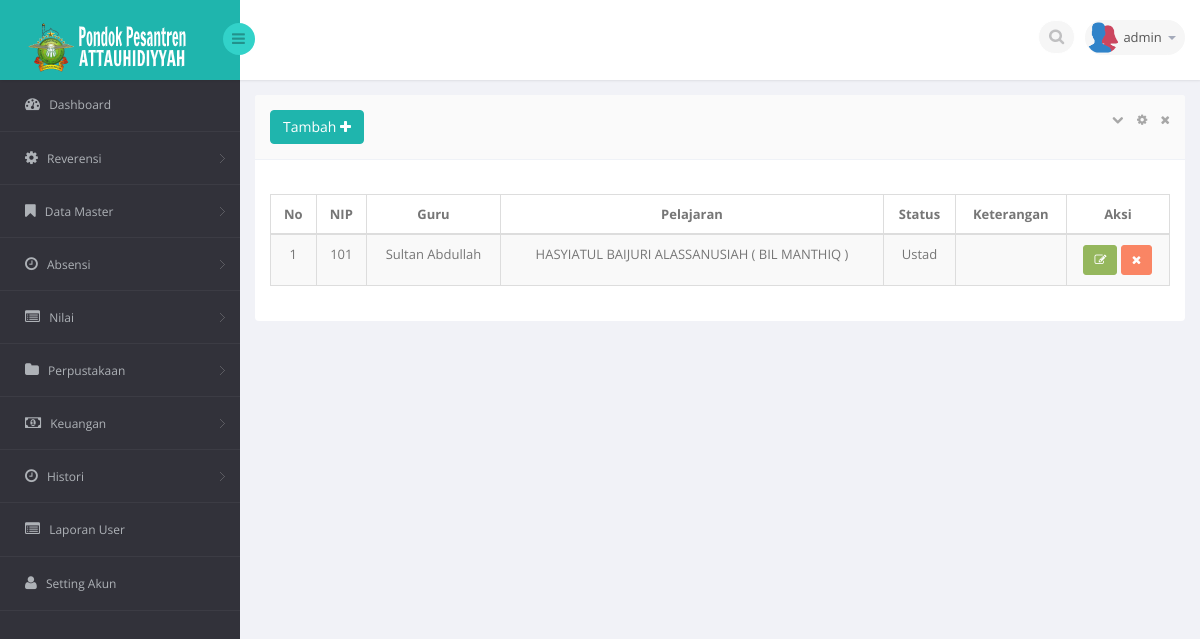
The app's page /med.php?mod=guru (signed in) with its own data.
### tables this page shows
CREATE TABLE IF NOT EXISTS `user` (
`id` int(11) NOT NULL,
  `id_user` varchar(50) NOT NULL,
  `id_sekolah` int(11) NOT NULL,
  `nama` varchar(45) NOT NULL,
  `username` varchar(20) NOT NULL,
  `password` varchar(50) NOT NULL,
  `level` varchar(20) NOT NULL,
  `last_login` datetime NOT NULL,
  `akses_master` text NOT NULL
);

CREATE TABLE IF NOT EXISTS `guru` (
`id` int(10) unsigned NOT NULL,
  `nip` varchar(30) NOT NULL,
  `idpelajaran` int(10) unsigned NOT NULL,
  `statusguru` varchar(50) NOT NULL,
  `keterangan` varchar(255) DEFAULT NULL
);

CREATE TABLE IF NOT EXISTS `pegawai` (
`id` int(10) unsigned NOT NULL,
  `nip` varchar(30) NOT NULL,
  `nrp` varchar(30) DEFAULT NULL,
  `nuptk` varchar(30) DEFAULT NULL,
  `nama` varchar(100) NOT NULL,
  `panggilan` varchar(50) DEFAULT NULL,
  `gelarawal` varchar(45) DEFAULT NULL,
  `gelarakhir` varchar(45) DEFAULT NULL,
  `tmplahir` varchar(50) DEFAULT NULL,
  `tgllahir` date DEFAULT NULL,
  `agama` varchar(50) DEFAULT NULL,
  `noid` varchar(50) DEFAULT NULL,
  `alamat` varchar(255) DEFAULT NULL,
  `handphone` varchar(20) DEFAULT NULL,
  `email` varchar(50) DEFAULT NULL,
  `foto` blob,
  `bagian` varchar(50) NOT NULL,
  `nikah` varchar(50) NOT NULL,
  `keterangan` varchar(200) DEFAULT NULL,
  `kelamin` varchar(50) NOT NULL,
  `pinpegawai` varchar(100) DEFAULT NULL,
  `mulaikerja` date DEFAULT NULL,
  `status` varchar(45) DEFAULT NULL,
  `ketnonaktif` varchar(45) DEFAULT NULL,
  `pensiun` date DEFAULT NULL,
  `doaudit` tinyint(1) DEFAULT '0'
);

CREATE TABLE IF NOT EXISTS `pelajaran` (
`id` int(10) unsigned NOT NULL,
  `kode` varchar(20) NOT NULL,
  `nama` varchar(50) NOT NULL,
  `sifat` varchar(20) NOT NULL,
  `KKM` varchar(20) NOT NULL
);

CREATE TABLE IF NOT EXISTS `statusguru` (
`id` int(10) unsigned NOT NULL,
  `status` varchar(50) NOT NULL,
  `keterangan` varchar(255) DEFAULT NULL
);

### session.php (called while the page is built, shortened)
<?php
	include"lib/conn.php";
	$level_check = $_SESSION['level'];
	$user_check = $_SESSION['login_user'];
	if ($level_check=='siswa') {
			$ses_sql=mysqli_query($conn,"select panggilan from siswa where nis = '$user_check'");
		$row = mysqli_fetch_assoc($ses_sql);
		$login_session = $row['panggilan'];
		if(!isset($login_session)){
			mysqli_close($conn);
			header('location: login.php');
		}
	}else{
		$ses_sql=mysqli_query($conn,"select *from user where username = '$user_check'");
		$row = mysqli_fetch_assoc($ses_sql);
		$login_session = $row['username'];
	}
?>

### mod/data_master/guru/guru.php (the view, shortened to what this page needs)
<?php
	if(isset($_SESSION['guru']) AND $_SESSION['guru'] <> 'TRUE')
	{
		?>
		  <div class="alert alert-danger alert-dismissible" id="succsess-alert">
	        <button type="button" class="close" data-dismiss="alert" aria-hidden="true">&times;</button>
	        <h4><i class="icon fa fa-ban"></i> Alert!</h4>
	        Dilarang mengakses file ini.
	      </div>
		<?php
	}
	else{
	$linkaksi = 'med.php?mod=guru';
	if(isset($_GET['act']))
	{
		$act = $_GET['act'];
		$linkaksi .= '&act='.$act;
	}
	else
	{
		$act = '';
	}
	$aksi = 'mod/data_master/guru/act_guru.php';
	?>
	<?php
	switch ($act) {
			?>
			<?php
		default :
			?>
		        <div class="row">
		            <div class="clearfix">
		            <div class="col-sm-12">
		                <section class="panel">
		                    <header class="panel-heading">
		                        <?php if($_SESSION['level']=='admin'){?>
		                        	<a href="med.php?mod=guru&act=form">
									<button class="btn btn-primary">
										Tambah <i class="fa fa-plus"></i>
									</button>
									</a>
								<?php }?>
		                        <span class="tools pull-right">
		                            <a href="javascript:;" class="fa fa-chevron-down"></a>
		                            <a href="javascript:;" class="fa fa-cog"></a>
		                            <a href="javascript:;" class="fa fa-times"></a>
		                         </span>
		                    </header>
		                    <div class="panel-body">
		                        <div class="adv-table editable-table table-responsive">
		                            <div class="clearfix">
		                            </div>
		                            <table class="table table-striped table-hover table-bordered" id="example">
		                                <thead>
		                                <tr>
											<th class="text-center">No</th>
											<th class="text-center">NIP</th>
											<th class="text-center">Guru</th>
		                                    <th class="text-center">Pelajaran</th>
											<th class="text-center">Status</th>
											<th class="text-center">Keterangan</th>
											<?php if($_SESSION['level']=='admin' ){?>
		                                    <th class="text-center">Aksi</th>
											<?php }?>
										</tr>
		                                </thead>
		                                <tbody>
		                                <?php
											$query = "SELECT a.`id`, a.`nip`, a.`idpelajaran`, a.`statusguru`, a.`keterangan`, b.`nama` as guru, c.`nama` as pelajaran, d.`status`
												FROM `guru` as a
												JOIN `pegawai` as b on a.nip = b.nip
												JOIN `pelajaran` as c on a.`idpelajaran` = c.`id`
												JOIN `statusguru` as d on d.`id` = a.`statusguru`";
											$sql_kul = mysqli_query($conn,$query);
											$i=1;
											while ($m = mysqli_fetch_assoc($sql_kul)) {
										?>
		                                <tr class="">
		                                    <td align="center"><?php echo $i ?></td>
		                                    <td align="center"><?php echo $m['nip']?></td>
		                                    <td align="center"><?php echo $m['guru']?></td>
		                                    <td align="center"><?php echo $m['pelajaran']?></td>
		                                    <td align="center"><?php echo $m['status']?></td>
		                                    <td ><?php echo $m['keterangan']?></td>
											<td align="center">
		                                    <?php if($_SESSION['level']=='admin' ){?>
		                                        <a href="med.php?mod=guru&act=form&id=<?php echo $m['id'] ?>" ><button class="btn btn-success btn-sm"><i class="fa fa-edit"></i></button> </a>
												<a href="<?php echo $aksi ?>?mod=guru&act=hapus&id=<?php echo $m['id'] ?>" onclick="return myFunction();"><button class="btn btn-danger btn-sm"><i class="fa fa-times"></i></button> </a>
											</td>
											 <?php }?>
		                                </tr>
		                                <?php
		 									 $i++;
		 								 }
		 								?>
		                                </tbody>
		                            </table>
		                        </div>
		                    </div>
		                </section>
		            </div>
		        </div>
			<?php
		break;
	}
	}
?>

### med.php (shortened to what this page needs)
<?php
    include"session.php";
?>
<!DOCTYPE html>
<html lang="en">
<head>
    <link href="bs3/css/bootstrap.min.css" rel="stylesheet">
    <link href="css/bootstrap-reset.css" rel="stylesheet">
    <link href="font-awesome/css/font-awesome.css" rel="stylesheet" />
    <link rel="stylesheet" href="css/bootstrap-switch.css" />
    <link rel="stylesheet" type="text/css" href="js/bootstrap-fileupload/bootstrap-fileupload.css" />
    <link rel="stylesheet" type="text/css" href="js/bootstrap-wysihtml5/bootstrap-wysihtml5.css" />
    <link rel="stylesheet" type="text/css" href="js/bootstrap-datepicker/css/datepicker.css" />
    <link rel="stylesheet" type="text/css" href="js/bootstrap-colorpicker/css/colorpicker.css" />
    <link rel="stylesheet" type="text/css" href="js/bootstrap-daterangepicker/daterangepicker-bs3.css" />
    <link rel="stylesheet" type="text/css" href="js/bootstrap-datetimepicker/css/datetimepicker.css" />
    <link rel="stylesheet" type="text/css" href="js/jquery-multi-select/css/multi-select.css" />
    <link rel="stylesheet" type="text/css" href="js/jquery-tags-input/jquery.tagsinput.css" />
    <link rel="stylesheet" type="text/css" href="js/select2/select2.css" />
    <link href="js/jvector-map/jquery-jvectormap-1.2.2.css" rel="stylesheet">
    <link href="css/clndr.css" rel="stylesheet">
    <link href="js/css3clock/css/style.css" rel="stylesheet">
    <link rel="stylesheet" href="js/morris-chart/morris.css">
    <link href="js/advanced-datatable/css/demo_page.css" rel="stylesheet" />
    <link href="js/advanced-datatable/css/demo_table.css" rel="stylesheet" />
    <link rel="stylesheet" href="css/datatables/fixedHeader.bootstrap.min.css">
    <link rel="stylesheet" href="css/datatables/responsive.bootstrap.min.css">
    <link rel="stylesheet" href="css/datatables/buttons.dataTables.min.css">
    <link rel="stylesheet" href="css/jquery.steps.css?1">
    <link href="css/style.css" rel="stylesheet">
    <link href="css/style-responsive.css" rel="stylesheet" />
</head>
<body>
<section id="container" >
<header class="header fixed-top clearfix">
<div class="brand">
    <a href="med.php?mod=home" class="logo">
        <img class="img-responsive" src="images/logo.png" alt="">
    </a>
    <div class="sidebar-toggle-box">
        <div class="fa fa-bars"></div>
    </div>
</div>
<div class="top-nav clearfix">
    <ul class="nav pull-right top-menu">
        <li>
            <input type="text" class="form-control search" placeholder=" Search">
        </li>
        <li class="dropdown">
            <a data-toggle="dropdown" class="dropdown-toggle" href="#">
                <img alt="" src="images/users.png">
                <span class="username"><?php echo $login_session ?></span>
                <b class="caret"></b>
            </a>
        </li>
    </ul>
</div>
</header>
<aside class="position-fixed">
    <div id="sidebar" class="nav-collapse">
                    <div class="leftside-navigation">
            <ul class="sidebar-menu" id="nav-accordion">
                <li>
                    <a href="index.php">
                        <i class="fa fa-dashboard"></i>
                        <span>Dashboard</span>
                    </a>
                </li>
                <?php
                if ($_SESSION['level']=='perpustakaan') {
                ?>
                <li class="sub-menu">
                    <a href="javascript:;">
                        <i class="fa fa-folder"></i>
                        <span>Perpustakaan</span>
                    </a>
                    <ul class="sub">
                        <li><a href="med.php?mod=kategori_buku">Kategori Buku</a></li>
                        <li><a href="med.php?mod=sumber_buku">Sumber Buku</a></li>
                        <li><a href="med.php?mod=rak_buku">Rak Buku</a></li>
                        <li><a href="med.php?mod=buku">Buku</a></li>
                        <li><a href="med.php?mod=peminjaman">Data Peminjaman</a></li>
                        <li><a href="med.php?mod=pengembalian">Data Pengembalian</a></li>
                        <li><a href="med.php?mod=kas">Kas</a></li>
                    </ul>
                </li>
                <?php
                }elseif($_SESSION['level']=='admin' OR $_SESSION['level']=='superadmin'){
                ?>
                <li class="sub-menu">
                    <a href="javascript:;">
                        <i class="fa fa-cog"></i>
                        <span>Reverensi</span>
                    </a>
                </li>
                <li class="sub-menu">
                    <a href="javascript:;">
                        <i class="fa fa-bookmark"></i>
                        <span>Data Master</span>
                    </a>
                </li>
                <li class="sub-menu">
                    <a href="javascript:;">
                        <i class="fa fa-clock-o"></i>
                        <span>Absensi</span>
                    </a>
                </li>
                <li class="sub-menu">
                    <a href="javascript:;">
                        <i class="fa fa-list-alt"></i>
                        <span>Nilai</span>
                    </a>
                </li>
                <li class="sub-menu">
                    <a href="javascript:;">
                        <i class="fa fa-folder"></i>
                        <span>Perpustakaan</span>
                    </a>
                </li>
                <li class="sub-menu">
                    <a href="javascript:;">
                        <i class="fa fa-money"></i>
                        <span>Keuangan</span>
                    </a>
                </li>
                <li class="sub-menu">
                    <a href="javascript:;">
                        <i class="fa fa-clock-o"></i>
                        <span>Histori</span>
                    </a>
                </li>
                <li>
                    <a href="med.php?mod=laporan_user">
                        <i class="fa fa-list-alt"></i>
                        <span>Laporan User</span>
                    </a>
                </li>
                <li>
                    <a href="med.php?mod=userakun&act=admin">
                    <i class="fa fa-user"></i>
                        <span>Setting Akun</span>
                    </a>
                </li>
                <?php
                }
                ?>
            </ul>
        </div>
    </div>
</aside>
<section id="main-content">
    <section class="wrapper">
         <?php include"content.php"; ?>
    </section>
</section>
</section>
</body>
</html>

### records on screen
user: username "admin"
guru: nip "101", pegawai.nama "Sultan Abdullah", idpelajaran.nama "HASYIATUL BAIJURI ALASSANUSIAH ( BIL MANTHIQ )", statusguru.status "Ustad"
